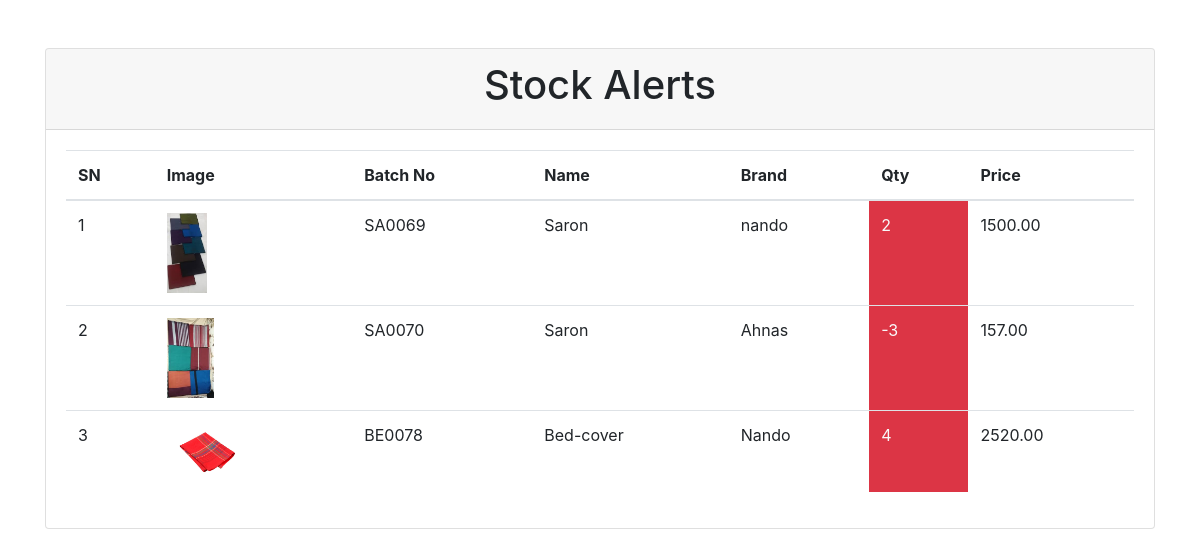
/forms/stockalert.php, run on the app's committed database.
### tables this page shows
CREATE TABLE IF NOT EXISTS `products1` (
  `pid` int NOT NULL AUTO_INCREMENT,
  `batchNo` varchar(50) DEFAULT NULL,
  `name` varchar(100) DEFAULT NULL,
  `price` decimal(10,2) DEFAULT NULL,
  `brand` varchar(50) DEFAULT NULL,
  `image` varchar(255) DEFAULT NULL,
  `minimum_qty` int DEFAULT NULL,
  `available_qty` int DEFAULT NULL,
  PRIMARY KEY (`pid`)
);

### forms/stockalert.php (the view, shortened to what this page needs)
<!DOCTYPE html>
<html lang="en">
<head>
    <link rel="stylesheet" href="https://stackpath.bootstrapcdn.com/bootstrap/4.5.2/css/bootstrap.min.css">
</head>
<body>
    <div class="container">
        <div class="row">
            <div class="col-md-12">
                <div class="card mt-5">
                    <div class="card-header">
                        <h1 class="text-center">Stock Alerts</h1>
                    </div>
                    <div class="card-body">
                        <table class="table table-hover">
                            <thead>
                                <tr>
                                    <th scope="col">SN</th>
                                    <th scope="col">Image</th>
                                    <th scope="col">Batch No</th>
                                    <th scope="col">Name</th>
                                    <th scope="col">Brand</th>
                                    <th scope="col">Qty</th>
                                    <th scope="col">Price</th>
                                </tr>
                            </thead>
                            <tbody>
                                <?php
                                $sql = "SELECT * FROM `products1` WHERE `available_qty` <= `minimum_qty`";
                                $result = mysqli_query($con, $sql);
                                $sn = 1;
                                if (mysqli_num_rows($result) > 0) {
                                    while ($row = mysqli_fetch_array($result)) {
                                        $bno = $row['batchNo'];
                                        $name = $row['name'];
                                        $brand = $row['brand'];
                                        $qty = $row['available_qty'];
                                        $price = $row['price'];
                                        $image = '../'.$row['image'];
                                        echo "<tr>
                                                <td>$sn</td>
                                                <td><img src='$image' style='max-width: 80px; max-height: 80px;' alt='Product Image'></td>
                                                <td>$bno</td>
                                                <td>$name</td>
                                                <td>$brand</td>
                                                <td class='text-light bg-danger'>$qty</td>
                                                <td>$price</td>
                                              </tr>";
                                        $sn++;
                                    }
                                } else {
                                    echo "<tr><td colspan='7' class='text-center'>No stock alerts found.</td></tr>";
                                }
                            ?>
                            </tbody>
                        </table>
                    </div>
                </div>
            </div>
        </div>
    </div>
</body>
</html>

### data on the page
products1: image (picture), batchNo "SA0069", name "Saron", brand "nando", available_qty "2", price "1500.00"
products1: image (picture), batchNo "SA0070", name "Saron", brand "Ahnas", available_qty "-3", price "157.00"
products1: image (picture), batchNo "BE0078", name "Bed-cover", brand "Nando", available_qty "4", price "2520.00"
